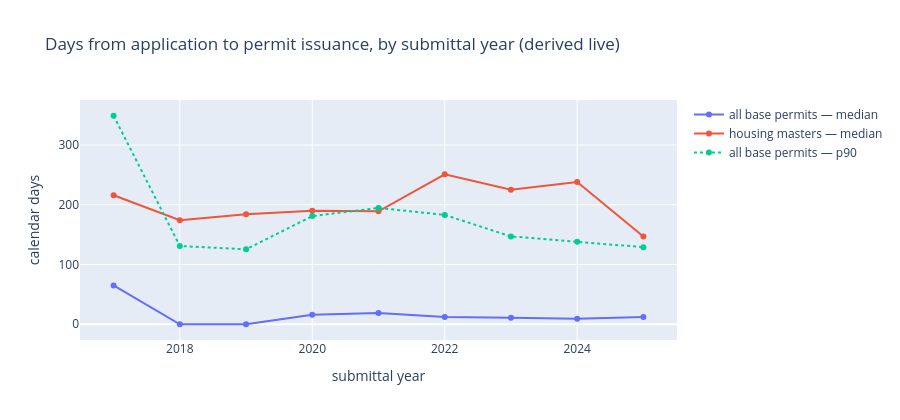

Notebook code for this chart:
### Code cell
import plotly.graph_objects as go
fig = go.Figure()
fig.add_scatter(x=trend.index, y=trend.all_median, name='all base permits — median', mode='lines+markers')
fig.add_scatter(x=trend.index, y=trend.housing_median, name='housing masters — median', mode='lines+markers')
fig.add_scatter(x=trend.index, y=trend.all_p90, name='all base permits — p90', mode='lines+markers', line=dict(dash='dot'))
fig.update_layout(title='Days from application to permit issuance, by submittal year (derived live)',
                  xaxis_title='submittal year', yaxis_title='calendar days', height=420)
fig.show()

### Figure 1 — Plotly figure (JSON) as saved in the notebook; plotly's stock layout.template omitted (floating-point values rounded to 4 significant figures)
{"data": [{"mode": "lines+markers", "name": "all base permits — median", "type": "scatter", "x": [2017, 2018, 2019, 2020, 2021, 2022, 2023, 2024, 2025], "y": [65.0, 0.0, 0.0, 16.0, 19.0, 12.0, 11.0, 9.0, 12.0]}, {"mode": "lines+markers", "name": "housing masters — median", "type": "scatter", "x": [2017, 2018, 2019, 2020, 2021, 2022, 2023, 2024, 2025], "y": [216.0, 174.0, 184.0, 190.0, 189.0, 251.0, 225.0, 238.0, 147.0]}, {"line": {"dash": "dot"}, "mode": "lines+markers", "name": "all base permits — p90", "type": "scatter", "x": [2017, 2018, 2019, 2020, 2021, 2022, 2023, 2024, 2025], "y": [349.0, 131.0, 125.4, 181.0, 194.7, 183.0, 147.0, 138.0, 129.0]}], "layout": {"height": 420, "title": {"text": "Days from application to permit issuance, by submittal year (derived live)"}, "xaxis": {"title": {"text": "submittal year"}}, "yaxis": {"title": {"text": "calendar days"}}}}
